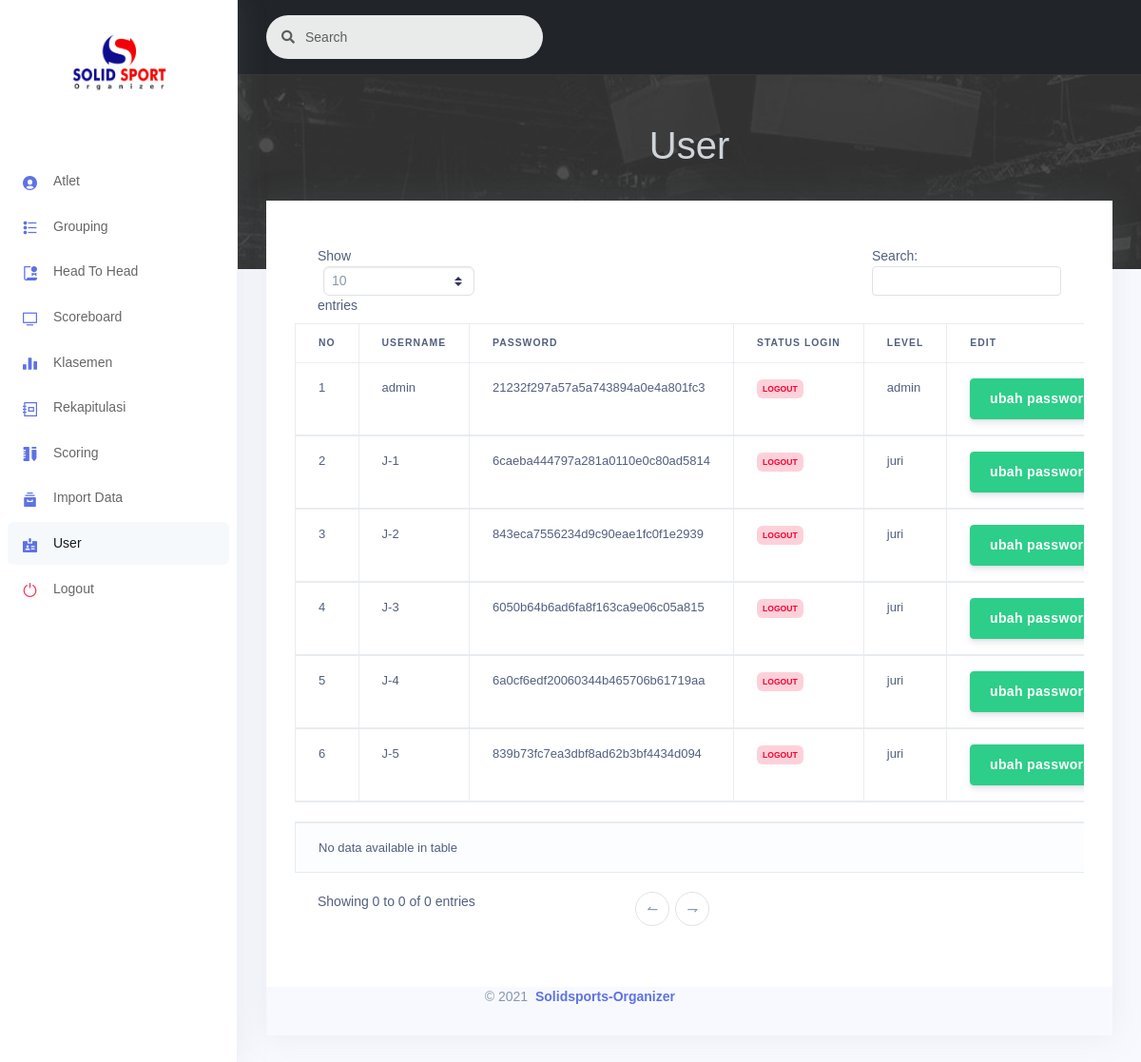
The app's page /modul/user/index.php (signed in), older data.
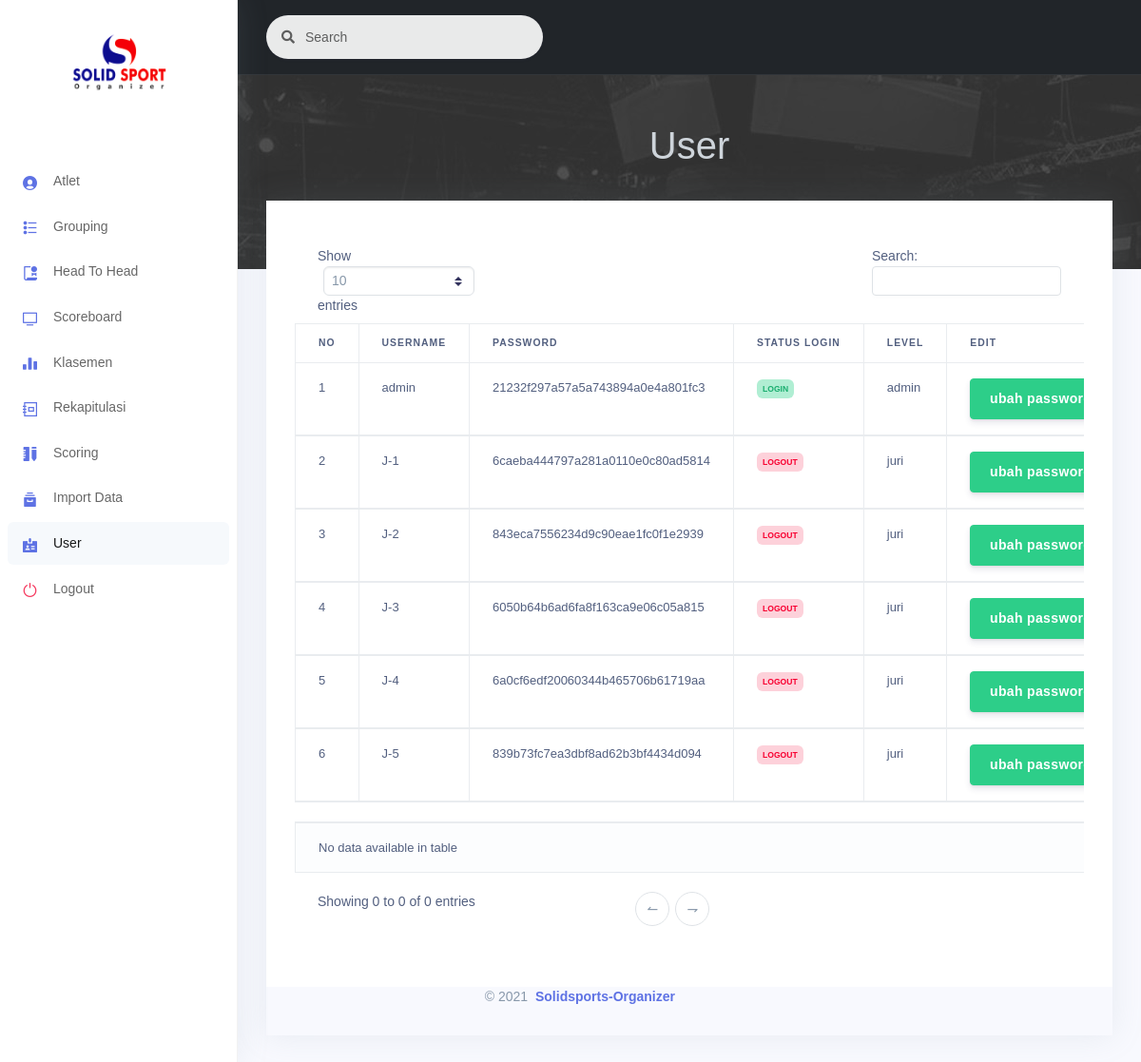
The same page, newer data.
### tables this page shows
CREATE TABLE `user` (
  `idUser` int(11) NOT NULL,
  `username` varchar(50) NOT NULL,
  `password` varchar(255) NOT NULL,
  `statusLogin` int(1) NOT NULL,
  `level` int(1) NOT NULL
);

### modul/user/index.php (the view, shortened to what this page needs)
<?php
if (!isset($_SESSION['username'])) {
    header("location:../login");
} else {
    include "../../config/templates/header.php";
    include "../../config/templates/sidebar.php";
    include "../../config/templates/mainContent.php";
    include "../../config/database/koneksi.php";
?>
        <div class="container-fluid mt-5 mb-5 border-0">
        <table id="example" class="table table-striped table-bordered" style="width:100%">
        <thead>
                <tr>
                    <th>No</th>
                    <th>Username</th>
                    <th>Password</th>
                    <th>Status Login</th>
                    <th>Level</th>
                    <th>Edit</th>
                </tr>
                <?php
                $sqlUser = mysqli_query($conn, "SELECT * FROM `user` ");
                while($row = mysqli_fetch_object($sqlUser)){?>
                <tr>
                    <td>
                    <?= $row -> idUser ?>
                    </td>
                    <td>
                    <?= $row -> username ?>
                    </td>
                    <td>
                    <?= $row -> password ?>
                    </td><td>
                    <?php if($row -> statusLogin == 0 ) {echo '<span class="badge badge-danger">logout</span>';} else { echo '<span class="badge badge-success">login</span>'; } ?>
                    </td><td>
                    <?php if($row -> level == 1 ) {echo 'admin';} else { echo 'juri'; } ?>
                    </td>
                    <td>
                    <button class="btn btn-success" onclick="getUserId(<?= $row->idUser ?>)" data-toggle="modal" data-target="#resetPasswordModal">ubah password</button>
                    </td>
                </tr>
                <?php
                }
                ?>
            </thead>
        </table>
        </div>
    <?php
    include "../../config/templates/footer.php";
    ?>
    </body>
    </html>
    <?php }
    ?>

### config/templates/header.php (shortened to what this page needs)
<!DOCTYPE html>
<html>
<head>
  <link rel="stylesheet" href="../../assets/css/style.css">
  <link rel="stylesheet" href="../../assets/vendor/nucleo/css/nucleo.css" type="text/css">
  <link rel="stylesheet" href="../../assets/vendor/@fortawesome/fontawesome-free/css/all.min.css" type="text/css">
  <link rel="stylesheet" href="../../assets/css/argon.css?v=1.2.0" type="text/css">
  <link rel="stylesheet" href="../../assets/css/awesomplete.css" type="text/css">
  <link href="../../assets/css/sweetalert2.min.css" rel="stylesheet"></link>
  <link href="../../assets/css/all.css" rel="stylesheet"></link>
</head>

### config/templates/sidebar.php (shortened to what this page needs)
<?php
$test = explode("/", $_SERVER['REQUEST_URI']);
$mod = $test[count($test) - 2];
$base_url = "http://$_SERVER[HTTP_HOST]/solidsport/modul";
?>
<nav class="sidenav navbar navbar-vertical  fixed-left  navbar-expand-xs navbar-light bg-white" id="sidenav-main">
  <div class="scrollbar-inner">
    <div class="sidenav-header  align-items-center">
      <a class="navbar-brand" href="javascript:void(0)">
        <img src="../../assets/img/logo-2.jpeg" style="max-height: 5rem;" class="navbar-brand-img" alt="...">
      </a>
    </div>
    <div class="navbar-inner mt-5">
      <div class="collapse navbar-collapse" id="sidenav-collapse-main">
        <br>
        <ul class="navbar-nav">
          <li class="nav-item">
            <a <?php
                if ($mod == "atlet") {
                  echo 'class="nav-link active"';
                } else {
                  echo 'class="nav-link"';
                } ?> href="<?= $base_url ?>/atlet/">
              <i class="ni ni-circle-08 text-primary"></i>
              <span class="nav-link-text">Atlet</span>
            </a>
          </li>
          <li class="nav-item">
            <a <?php
                if ($mod == "grouping") {
                  echo 'class="nav-link active"';
                } else {
                  echo 'class="nav-link"';
                } ?> href="<?= $base_url ?>/grouping/">
              <i class="ni ni-bullet-list-67 text-primary"></i>
              <span class="nav-link-text">Grouping</span>
            </a>
          <li class="nav-item">
            <a <?php
                if ($mod == "final") {
                  echo 'class="nav-link active"';
                } else {
                  echo 'class="nav-link"';
                } ?>href="<?= $base_url ?>/final/">
              <i class="ni ni-paper-diploma text-primary"></i>
              <span class="nav-link-text">Head To Head</span>
            </a>
          </li>
          </li>
          <li class="nav-item">
            <a <?php
                if ($mod == "scoreboard") {
                  echo 'class="nav-link active"';
                } else {
                  echo 'class="nav-link"';
                } ?> href="<?= $base_url ?>/scoreboard/">
              <i class="ni ni-tv-2 text-primary"></i>
              <span class="nav-link-text">Scoreboard</span>
            </a>
          </li>
          <li class="nav-item">
            <a <?php
                if ($mod == "klasemen") {
                  echo 'class="nav-link active"';
                } else {
                  echo 'class="nav-link"';
                } ?> href="<?= $base_url ?>/klasemen/">
              <i class="ni ni-chart-bar-32 text-primary"></i>
              <span class="nav-link-text">Klasemen</span>
            </a>
          </li>
          <li class="nav-item">
            <a <?php
                if ($mod == "rekap") {
                  echo 'class="nav-link active"';
                } else {
                  echo 'class="nav-link"';
                } ?> href="<?= $base_url ?>/rekap/">
              <i class="ni ni-collection text-primary"></i>
              <span class="nav-link-text">Rekapitulasi</span>
            </a>
          </li>
          <li class="nav-item">
            <a <?php
                if ($mod == "scoring") {
                  echo 'class="nav-link active"';
                } else {
                  echo 'class="nav-link"';
                } ?> href="<?= $base_url ?>/scoring/">
              <i class="ni ni-ruler-pencil text-primary"></i>
              <span class="nav-link-text">Scoring</span>
            </a>
          </li>
          <li class="nav-item">
            <a <?php
                if ($mod == "import") {
                  echo 'class="nav-link active"';
                } else {
                  echo 'class="nav-link"';
                } ?> href="<?= $base_url ?>/import/">
              <i class="ni ni-archive-2 text-primary"></i>
              <span class="nav-link-text">Import Data</span>
            </a>
          </li>
          <li class="nav-item">
            <a <?php
                if ($mod == "user") {
                  echo 'class="nav-link active"';
                } else {
                  echo 'class="nav-link"';
                } ?> href="<?= $base_url ?>/user/">
              <i class="ni ni-badge text-primary"></i>
              <span class="nav-link-text">User</span>
            </a>
          </li>
          <li class="nav-item">
            <a class="nav-link" style="cursor:pointer;" data-toggle="modal" data-target="#exampleModal">
              <i class="ni ni-button-power  text-danger"></i>
              <span class="nav-link-text">Logout</span>
            </a>
          </li>
        </ul>
      </div>
    </div>
  </div>
</nav>

### config/templates/mainContent.php (shortened to what this page needs)
<?php
$test = explode("/", $_SERVER['REQUEST_URI']);
$mod = $test[count($test) - 2];
?>
<body>
  <div class="main-content" id="panel">
    <nav class="navbar navbar-top navbar-expand navbar-dark bg-dark border-bottom">
      <div class="container-fluid">
        <div class="collapse navbar-collapse" id="navbarSupportedContent">
          <form class="navbar-search navbar-search-light form-inline mr-sm-3" id="navbar-search-main">
            <div class="form-group mb-0">
              <div class="input-group input-group-alternative input-group-merge">
                <div class="input-group-prepend">
                  <span class="input-group-text"><i class="fas fa-search"></i></span>
                </div>
                <input class="form-control" placeholder="Search" type="text">
              </div>
            </div>
          </form>
        </div>
      </div>
    </nav>
    <div class="header pb-6" style="background-image: url('../../assets/img/banner2.jpg');" class="header pb-8">
      <div class="container-fluid">
        <div class="header-body">
          <div class="row align-items-center py-4">
            <p class="text-center text-light mt-3" style="margin:auto;font-size: 40px;text-transform:capitalize;">
              <?= $mod; ?>
            </p>
          </div>
        </div>
      </div>
    </div>
    <div class="container-fluid mt--6">
      <div class="row">
        <div class="col">
          <div class="card">

### config/templates/footer.php (shortened to what this page needs)
<footer class="footer pt-0">
  <div class="row align-items-center justify-content-lg-between">
    <div class="col-lg-6">
      <div class="copyright text-center  text-lg-right  text-muted">
        &copy; 2021 <a href="#" class="font-weight-bold ml-1">Solidsports-Organizer</a>
      </div>
    </div>
  </div>
</footer>
</div>
</div>

### assets/css/style.css (style rules this page uses)
.card { border-radius: 0px !important; }

### assets/css/all.css (style rules this page uses)
.fa,.fab,.fal,.far,.fas { -moz-osx-font-smoothing:grayscale;-webkit-font-smoothing:antialiased;display:inline-block;font-style:normal;font-variant:normal;text-rendering:auto;line-height:1 }
.fa-search:before { content:"\f002" }
.fa,.far,.fas { font-family:"Font Awesome 5 Free" }
.fa,.fas { font-weight:900 }

Row changes from the older to the newer data that the page shows:
changed user "admin": statusLogin "LOGOUT" → "LOGIN"
